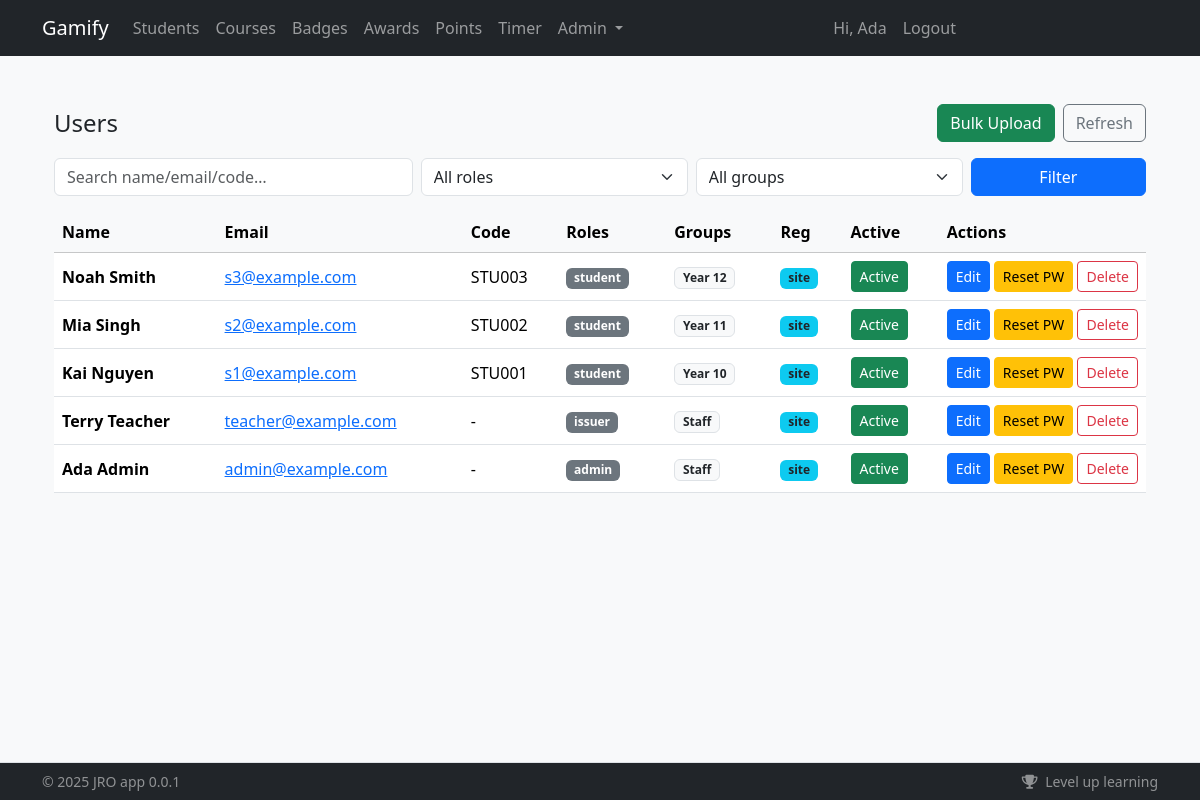
Page /admin/users (signed in) on the committed database.
### app/models/user.py (models this page shows, shortened)
class User(db.Model):
    __tablename__ = "users"
    id = db.Column(db.Integer, primary_key=True)
    student_code = db.Column(db.String(32), unique=True, nullable=True)
    email = db.Column(db.String(255), unique=True, nullable=False, index=True)
    first_name = db.Column(db.String(100), nullable=False)
    last_name = db.Column(db.String(100), nullable=False)
    password_hash = db.Column(db.String(255), nullable=False)
    registered_method = db.Column(db.String(20), nullable=False, default="site")  # site|bulk
    house_id = db.Column(db.Integer, db.ForeignKey("houses.id"), nullable=True)
    homeroom_id = db.Column(db.Integer, db.ForeignKey("homerooms.id"), nullable=True)
    created_at = db.Column(db.DateTime, default=lambda: datetime.now(timezone.utc))
    avatar = db.Column(db.String(255), nullable=True)
    is_active = db.Column(db.Boolean, default=True, nullable=False)
    issued_badges = db.relationship(
        "Badge",
        backref="creator",
        lazy=True,
        foreign_keys="Badge.created_by_id",
    )
    attendances = db.relationship(
        "Attendance",
        foreign_keys="Attendance.student_id",
        back_populates="student",
        cascade="all, delete-orphan",
    )
    marked_attendances = db.relationship(
        "Attendance",
        foreign_keys="Attendance.marked_by_user_id",
        back_populates="marked_by",
    )
    roles = db.relationship("Role", secondary="user_roles", backref="users")
    groups = db.relationship("Group", secondary="user_groups", backref="users")
    house = db.relationship("House", back_populates="students")
    homeroom = db.relationship("Homeroom", back_populates="students")
    @property
    def role(self):
        """Returns the user's primary role name."""
        if self.roles:
            return self.roles[0].name
        return "student"

class Role(db.Model):
    __tablename__ = "roles"
    id = db.Column(db.Integer, primary_key=True)
    name = db.Column(db.String(64), unique=True, nullable=False)

class Group(db.Model):
    __tablename__ = "groups"
    id = db.Column(db.Integer, primary_key=True)
    name = db.Column(db.String(128), unique=True, nullable=False)

### app/routers/admin/routes.py (the view)
@router.get("/users", response_class=HTMLResponse, name="admin.users_index")
def users_index(
    request: Request,
    q: str = "",
    role: str = "",
    group: str = "",
    page: int = 1,
    current_user: User = Depends(admin_required),
    session: Session = Depends(get_db),
):
    per_page = 15
    query = session.query(User)
    if q:
        like = f"%{q}%"
        query = query.filter(
            or_(
                User.email.ilike(like),
                User.first_name.ilike(like),
                User.last_name.ilike(like),
                User.student_code.ilike(like),
            )
        )
    if role:
        query = query.join(User.roles).filter(Role.name == role)
    if group:
        query = query.join(User.groups).filter(Group.name == group)
    query = query.order_by(User.created_at.desc())
    pagination = paginate(query, page, per_page)
    roles = session.query(Role).order_by(Role.name.asc()).all()
    groups = session.query(Group).order_by(Group.name.asc()).all()
    return render_template(
        "admin/users/index.html",
        {
            "request": request,
            "users": pagination.items,
            "pagination": pagination,
            "q": q,
            "role": role,
            "group": group,
            "roles": roles,
            "groups": groups,
            "current_user": current_user,
        }
    )

### app/templates/admin/users/index.html (shortened to what this page needs)
{% extends "base.html" %}
{% block content %}
<div class="container py-4">
  <div class="d-flex align-items-center justify-content-between mb-3">
    <h1 class="h4 mb-0">Users</h1>
    <div class="d-flex gap-2">
      <a class="btn btn-success" href="{{ url_for('admin.users_bulk_upload') }}">Bulk Upload</a>
      <a class="btn btn-outline-secondary" href="{{ url_for('admin.users_index') }}">Refresh</a>
    </div>
  </div>
  <form class="row g-2 mb-3" method="get" action="{{ url_for('admin.users_index') }}">
    <div class="col-md-4">
      <input type="text" name="q" class="form-control" placeholder="Search name/email/code…" value="{{ q }}">
    </div>
    <div class="col-md-3">
      <select name="role" class="form-select">
        <option value="">All roles</option>
      </select>
    </div>
    <div class="col-md-3">
      <select name="group" class="form-select">
        <option value="">All groups</option>
      </select>
    </div>
    <div class="col-md-2 d-grid">
      <button class="btn btn-primary" type="submit">Filter</button>
    </div>
  </form>
  <div class="table-responsive">
    <table class="table align-middle">
      <thead class="table-light">
        <tr>
          <th>Name</th>
          <th>Email</th>
          <th>Code</th>
          <th>Roles</th>
          <th>Groups</th>
          <th>Reg</th>
          <th>Active</th>
          <th style="width: 200px;">Actions</th>
        </tr>
      </thead>
      <tbody>
        {% for u in users %}
        <tr>
          <td class="fw-semibold">{{ u.first_name }} {{ u.last_name }}</td>
          <td><a href="mailto:{{ u.email }}">{{ u.email }}</a></td>
          <td>{{ u.student_code or '-' }}</td>
          <td>
            {% if u.roles %}
              {% for r in u.roles %}
                <span class="badge bg-secondary me-1">{{ r.name }}</span>
              {% endfor %}
            {% else %}
              <span class="text-muted">–</span>
            {% endif %}
          </td>
          <td>
            {% if u.groups %}
              {% for g in u.groups %}
                <span class="badge bg-light text-dark border me-1">{{ g.name }}</span>
              {% endfor %}
            {% else %}
              <span class="text-muted">–</span>
            {% endif %}
          </td>
          <td><span class="badge bg-info text-dark">{{ u.registered_method or 'site' }}</span></td>
          <td>
            <form method="post" action="{{ url_for('admin.users_toggle_active', user_id=u.id) }}">
              {% if u.is_active %}
                <button class="btn btn-sm btn-success" title="Click to deactivate" type="submit">Active</button>
              {% else %}
                <button class="btn btn-sm btn-outline-secondary" title="Click to activate" type="submit">Inactive</button>
              {% endif %}
            </form>
          </td>
          <td class="text-nowrap">
            <a class="btn btn-sm btn-primary" href="{{ url_for('admin.users_edit', user_id=u.id) }}">Edit</a>
            <form method="post" action="{{ url_for('admin.users_reset_password', user_id=u.id) }}"
                  class="d-inline" onsubmit="return confirm('Set a new temporary password for this user?');">
              <button class="btn btn-sm btn-warning" type="submit">Reset PW</button>
            </form>
            <form method="post" action="{{ url_for('admin.users_delete', user_id=u.id) }}"
                  class="d-inline" onsubmit="return confirm('Delete this user permanently?');">
              <button class="btn btn-sm btn-outline-danger" type="submit">Delete</button>
            </form>
          </td>
        </tr>
        {% endfor %}
      </tbody>
    </table>
  </div>
</div>
{% endblock %}

### app/templates/base.html (shortened to what this page needs)
<!doctype html>
<html lang="en">
  <head>
    <link href="https://cdn.jsdelivr.net/npm/bootstrap@5.3.3/dist/css/bootstrap.min.css" rel="stylesheet">
    <link href="https://cdnjs.cloudflare.com/ajax/libs/font-awesome/6.5.2/css/all.min.css" rel="stylesheet">
    <link rel="stylesheet" href="{{ url_for('static', filename='css/main.css') }}">
    {% from "_macros.html" import csrf %}
  </head>
  <body class="bg-light">
    <nav class="navbar navbar-expand-lg navbar-dark bg-dark">
      <div class="container">
        <a class="navbar-brand" href="/">Gamify</a>
        <div class="collapse navbar-collapse" id="nav">
          <ul class="navbar-nav me-auto">
            <li class="nav-item"><a class="nav-link" href="/students/">Students</a></li>
            <li class="nav-item"><a class="nav-link" href="/courses/">Courses</a></li>
            <li class="nav-item"><a class="nav-link" href="/badges/">Badges</a></li>
            <li class="nav-item"><a class="nav-link" href="/awards/">Awards</a></li>
            <li class="nav-item"><a class="nav-link" href="/points/adjust">Points</a></li>
            <li class="nav-item"><a class="nav-link" href="/timer">Timer</a></li>
            {% if current_user.role == 'admin' %}
            <li class="nav-item dropdown">
              <a class="nav-link dropdown-toggle" href="#" role="button" data-bs-toggle="dropdown">
                Admin
              </a>
            </li>
            {% endif %}
          </ul>
          <ul class="navbar-nav me-auto">
            {% if current_user.is_authenticated %}
              <li class="nav-item"><span class="nav-link">Hi, {{ current_user.first_name }}</span></li>
              <li class="nav-item"><a class="nav-link btn-lilo" href="/auth/logout">Logout</a></li>
            {% else %}
              <li class="nav-item"><a class="nav-link" href="/auth/login">Login</a></li>
            {% endif %}
          </ul>
        </div>
      </div>
    </nav>
    <main class="container py-4">
      {% block content %}{% endblock %}
    </main>
    <footer id="app-footer" class="app-footer fixed-bottom bg-dark text-white-50 border-top">
      <div class="container py-2 d-flex flex-wrap justify-content-between small">
        <span>&copy; {{ 2025 }} {{config.AUTHOR}} {{config.APP_NAME}} {{config.APP_VERSION}}</span>
        <span>
          <i class="fa fa-trophy me-1"></i> Level up learning
        </span>
      </div>
    </footer>
  </body>
</html>

### app/templates/base.html (style rules this page uses)
main { padding-bottom: 80px; }
.app-footer { z-index: 1030; }

### rows in the picture
User: first_name "Ada", last_name "Admin", email "admin@example.com", student_code "-", registered_method "site", is_active "Active"
User: first_name "Noah", last_name "Smith", email "s3@example.com", student_code "STU003", registered_method "site", is_active "Active"
Role: name "student"
Group: name "Year 12"
User: first_name "Mia", last_name "Singh", email "s2@example.com", student_code "STU002", registered_method "site", is_active "Active"
Group: name "Year 11"
User: first_name "Kai", last_name "Nguyen", email "s1@example.com", student_code "STU001", registered_method "site", is_active "Active"
Group: name "Year 10"
User: first_name "Terry", last_name "Teacher", email "teacher@example.com", student_code "-", registered_method "site", is_active "Active"
Role: name "issuer"
Group: name "Staff"
Role: name "admin"

### other values in the picture
{{ 2025 }} "2025"
{{ config.AUTHOR }} "JRO"
{{ config.APP_NAME }} "app"
{{ config.APP_VERSION }} "0.0.1"
